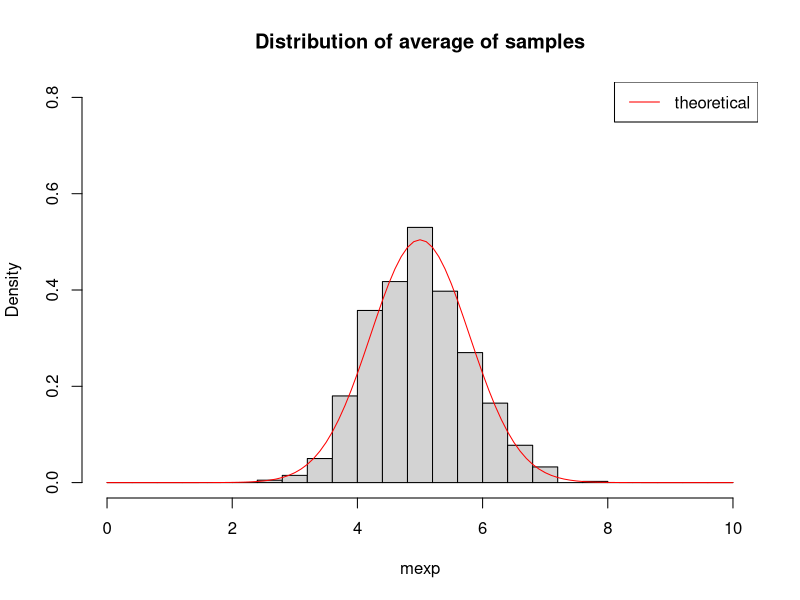
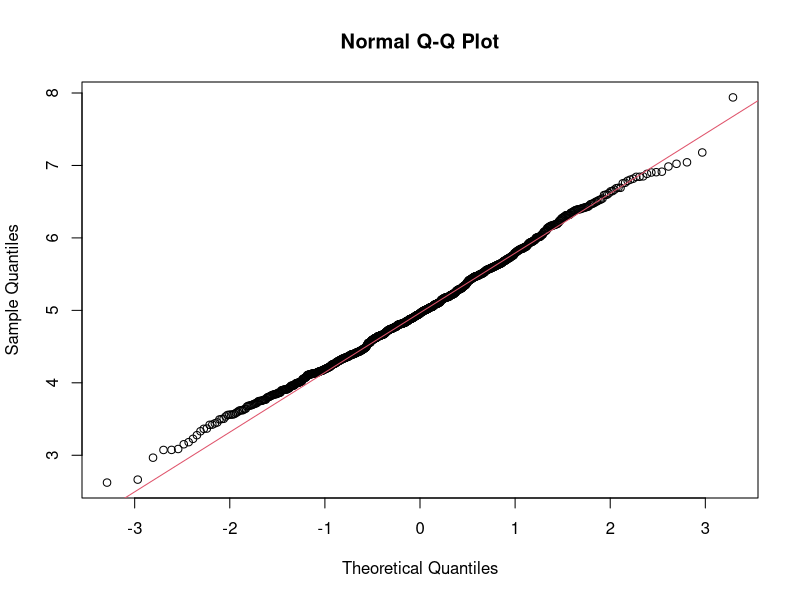

Recreate these plots in R, in order.
## ---- chunk 1
Sys.setlocale("LC_TIME","C")
setwd("~/Rdata/Inference")
num_sample <- 40
num_test <- 1000
lambda <- 0.2

mexp = NULL
for (i in 1 : num_test) mexp = c(mexp, mean(rexp(num_sample, rate=lambda)))

# mean of distribution of averages
mean_sample <- round(mean(mexp),3)
mean_theoretical <- round(1 / lambda,3)

# Standard deviation & Variance 
sd_sample <- round(sd(mexp),3)
var_sample <- round(var(mexp),3)
sd_theoretical = round((1 / lambda) / sqrt(num_sample),3)
var_theoretical = round(1 / lambda^2 /num_sample,3)
## ---- chunk 2
mean_sample
mean_theoretical
## ---- chunk 3
# Distribution of average of samples
hist(mexp, breaks=seq(0,10,0.4),ylim=c(0, 0.8), probability = TRUE, main="Distribution of average of samples")
x <- seq(0,10,0.1)
lines(x, dnorm(x,mean_theoretical, sd_theoretical), col="red",ylim=c(0, 0.8))
legend("topright",lwd=1, col="red", legend="theoretical")
## ---- chunk 4
# Standard deviation and Variance
sd_sample; sd_theoretical
var_sample; var_theoretical
## ---- chunk 5
qqnorm(mexp)
qqline(mexp, col = 2)
